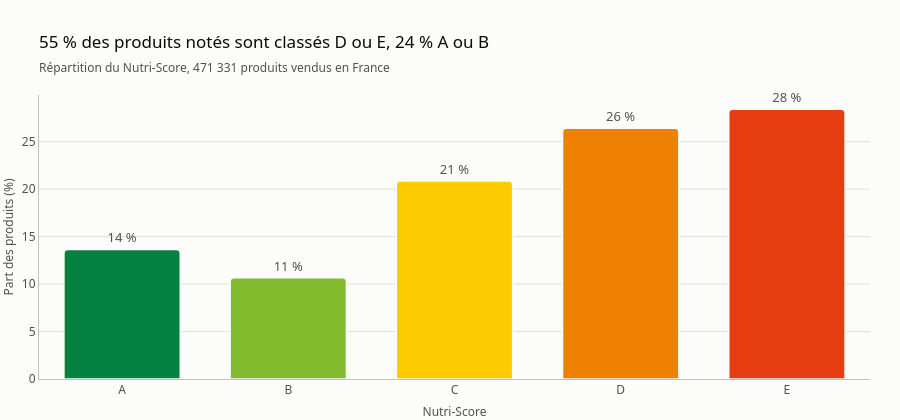

Notebook code cell kept with this figure:
### Markdown cell above
## 1. Répartition du Nutri-Score

Le Nutri-Score classe la qualité nutritionnelle de A (meilleure) à E. Il s'agit ici de l'algorithme révisé en 2023, tel que calculé par Open Food Facts.

### Code cell
ns = nutrition.nutriscore_distribution(con)
share = ns.set_index("nutriscore_grade")["share"]
n_ns = ns["products"].sum()
share_de, share_ab = share[["d", "e"]].sum(), share[["a", "b"]].sum()

fig = charts.category_bars(
    ns,
    "nutriscore_grade",
    "share",
    NUTRISCORE_COLORS,
    counts="products",
    title=f"{fmt_pct(share_de)} des produits notés sont classés D ou E, {fmt_pct(share_ab)} A ou B",
    subtitle=f"Répartition du Nutri-Score, {fmt_int(n_ns)} produits vendus en France",
)
fig.update_xaxes(title_text="Nutri-Score")
save_figure(fig, "nutriscore_distribution")
findings.append(f"Nutri-Score : {fmt_pct(share_de)} de D ou E, {fmt_pct(share_ab)} de A ou B.")
fig.show()

### Figure 1 — Plotly figure (JSON) as saved in the notebook; plotly's stock layout.template omitted (floating-point values rounded to 4 significant figures)
{"data": [{"cliponaxis": false, "customdata": [64301, 50320, 98291, 124462, 133957], "hovertemplate": "%{x}<br>%{y:.1f} %<br>%{customdata:,.0f} produits<extra></extra>", "marker": {"color": ["#038141", "#85bb2f", "#fecb02", "#ee8100", "#e63e11"]}, "text": ["14 %", "11 %", "21 %", "26 %", "28 %"], "textfont": {"color": "#52514e"}, "textposition": "outside", "type": "bar", "x": ["A", "B", "C", "D", "E"], "y": [13.64, 10.68, 20.85, 26.41, 28.42]}], "layout": {"height": 420, "showlegend": false, "title": {"subtitle": {"text": "Répartition du Nutri-Score, 471 331 produits vendus en France"}, "text": "55 % des produits notés sont classés D ou E, 24 % A ou B"}, "xaxis": {"showgrid": false, "title": {"text": "Nutri-Score"}}, "yaxis": {"rangemode": "tozero", "title": {"text": "Part des produits (%)"}}}}
